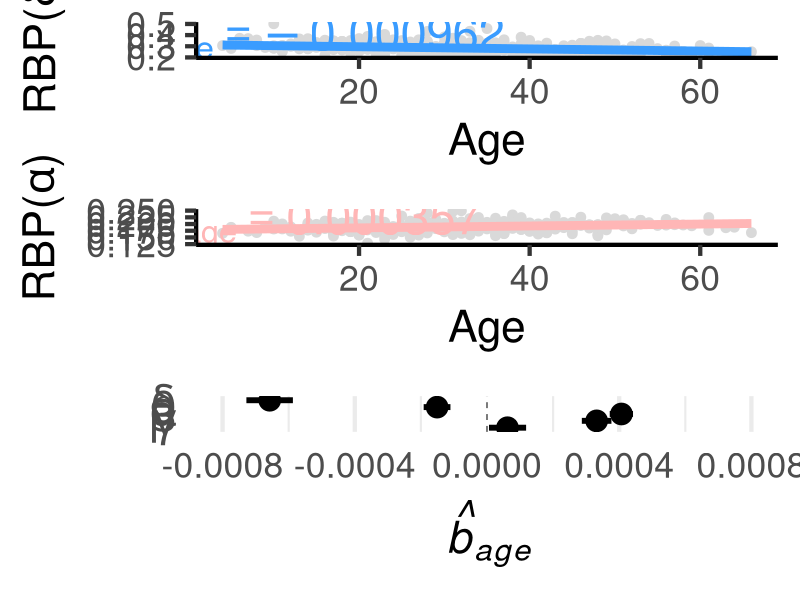

Here is the R script that generated this plot:
################################################################################

## Script to 'zoom in' on a couple of well populated ROIs to show how RBP is 
## changing with age
## Also but plot the 95% CIs on b_age for each band at the whole brain level
## Combine these plots for 3 out of 4 pannels involved in Figure 2



#### PRELIMINARIES #############################################################

# packages
library(tidyverse)   # data frames & ggplot 
library(lme4)        # linear mixed models
library(grid)        # combining figures 

# data
setwd("/media/b6036780/8TB1/norm-ieeg-age-sex-site")
BPdata_p = read.csv("Data/ROI1_relBP_pooled.csv")     # for well populated ROIs
CIs = read.csv("Output/age_wholebrain_stats.csv")     # for whole brain CIs


# chosen ROIs: want one +ve and one -ve relationship with RBP & age
# also one cortical and one subcortical

# looking to my ROI-level analysis, will take hippocampus in alpha (+ve)
# this is the highest populated subcortical region 
alp_HP = BPdata_p %>%
  filter(ROI_R==12) %>%
  select(Site, Age, alphaBP)

# take middle temporal in delta (-ve) highest populated coritcal region
del_MT = BPdata_p %>%
  filter(ROI_R==62) %>%
  select(Site, Age, deltaBP)

# plot settings (ROI plots)
theme_set(theme_classic(base_size = 32))
options(scipen=999) # no sci notation

# greek letters
fb_lab=c(expression(delta),expression(theta),expression(alpha),expression(beta),expression(gamma))

# clear
rm(BPdata_p)


#### MODEL AND PLOT MID TEMP ALPHA #############################################

# plotting model directly uses ggplot uses OLS - no grouping/random effect

# fit the LMM & extract coeffs
alp_HP_LMM = lmer(alphaBP~Age+(1|Site), data=alp_HP)
alp_HP_LMM_coef = summary(alp_HP_LMM)$coefficients

# predict marginal/fixed effect values
alp_HP = alp_HP %>% 
  mutate(fit.age = predict(alp_HP_LMM, re.form = NA))

# plot
b_alp = round(alp_HP_LMM_coef["Age","Estimate"],6) 
HPfig = alp_HP %>%
  ggplot(aes(x = Age, y = alphaBP)) +
  geom_point(col = "#D9D9D9", size=3) +
  geom_line(aes(y = fit.age), col = "#FFB6B6", linewidth = 3) +
  ylab(expression("RBP("*alpha*")")) +
  annotate("text", x=15,y=0.24, col="#FFB6B6",size=12, label=deparse1(bquote(italic(hat(b))[age]==.(b_alp))),parse=T)


#### MODEL AND PLOT HIPPOCAMPUS DELTA ##########################################

# fit the LMM & extract coeffs
del_MT_LMM = lmer(deltaBP~Age+(1|Site), data=del_MT)
del_MT_LMM_coef = summary(del_MT_LMM)$coefficients

# predict marginal/fixed effect values
del_MT = del_MT %>% 
  mutate(fit.age = predict(del_MT_LMM, re.form = NA))

# plot
b_del = round(del_MT_LMM_coef["Age","Estimate"],6)
MTfig = del_MT %>%
  ggplot(aes(x = Age, y = deltaBP)) +
  geom_point(col = "#D9D9D9", size=3) +
  geom_line(aes(y = fit.age), col = "#3A9CFF", linewidth = 3) +
  ylab(expression("RBP("*delta*")")) +
  annotate("text", x=15,y=0.45, col="#3A9CFF",size=12, label=deparse1(bquote(italic(hat(b))[age]==.(b_del))),parse=T)



#### CONFIDENCE INTERVAL PLOT (WHOLE BRAIN) ####################################


# create factor for whole brain
CIs = CIs %>% mutate(Band=factor(Band, levels=Band))

# plot
CIfig = ggplot(data = CIs) +
  geom_vline(xintercept = 0, linewidth = 2, color = "white") +
  geom_vline(xintercept = 0, linetype = 2, col="gray30") +
  geom_segment(mapping = aes(x=lower95ci,xend=upper95ci,y=Band, yend=Band), linewidth=2,lineend="butt") +
  ylab(NULL) + xlab(expression(italic(hat(b)[age]))) + scale_y_discrete(limits=rev, label=rev(fb_lab)) + theme_minimal(base_size = 32) +
  theme(panel.grid.major.y = element_blank(),axis.title.x=element_text(margin=margin(t=10)),axis.text.y = element_text(size=32)) + 
  scale_x_continuous(breaks=c(-0.0008,-0.0004,0,0.0004,0.0008),limits = c(-0.0008,0.0008)) +
  geom_point(aes(x=coeff,y=Band),size=7) 


  
#### COMBINE ###################################################################

grid.newpage()
pdf("Output/wholebrain_CIs_and_MT_HP_scatter.pdf",width = 23.44, height = 39.75)
grid.draw(rbind(ggplotGrob(MTfig),ggplotGrob(HPfig),ggplotGrob(CIfig)))
dev.off()



#### CHECKING ROI PLOTS ########################################################

# sanity check alpha !
#alp_HP %>%
#  ggplot(aes(x = Age, y = alphaBP)) +
#  geom_point(pch = 16, col = "grey") +
#  geom_abline(intercept=alp_HP_LMM_coef["(Intercept)","Estimate"],
#              slope = alp_HP_LMM_coef["Age","Estimate"])


# sanity check delta !
#del_MT %>%
#  ggplot(aes(x = Age, y = deltaBP)) +
#  geom_point(pch = 16, col = "grey") +
#  geom_abline(intercept=del_MT_LMM_coef["(Intercept)","Estimate"],
#              slope = del_MT_LMM_coef["Age","Estimate"])

